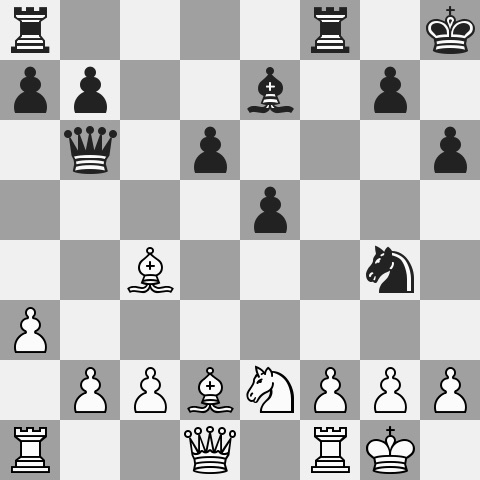
%> input picture HW2/input/Part_3/p3_board_1.jpg, 480 x 480 px
$ octave Part3_b.m   (GNU Octave 9; MATLAB toolbox functions it lacks are replaced by stand-ins)
%> lines starting %> are read from the running program, lines starting %| are printed output that depends on the picture; in (x1, y1, x2, y2) boxes, pixels count from 0 and x2, y2 are one past the last pixel; in counts of white or black regions, pixels touching at a corner belong together; the program's own positions count from 1
img2=imread('p3_board_1.jpg');
%> img2 is the input picture: size 480x480 uint8; min 0, max 255, mean 189.9
img1=imread('p3_board_3.jpg');
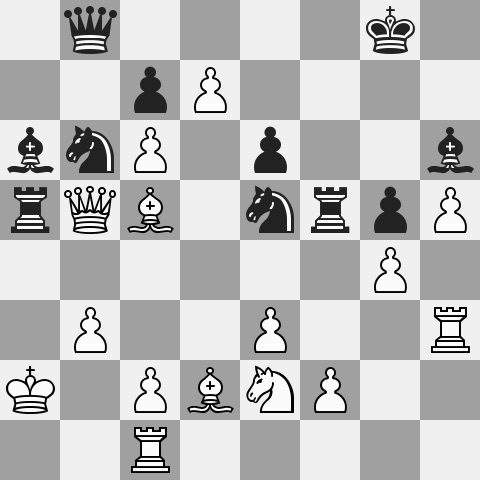
%> input picture HW2/input/Part_3/p3_board_3.jpg, 480 x 480 px
%> img1 is the input picture: size 480x480 uint8; min 0, max 255, mean 188.9
img=im2bw(img2);
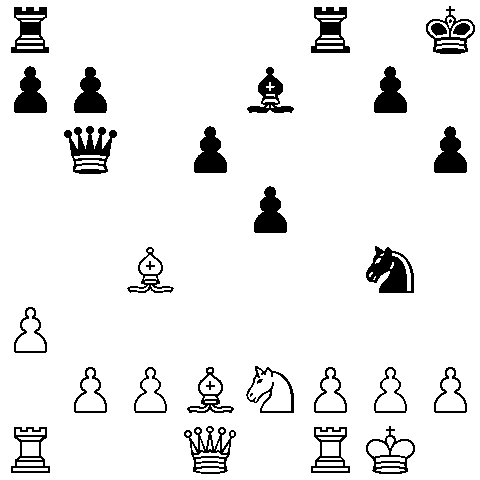
%> img: size 480x480 logical; 92.1% white; 32 black regions (3 under 20 px), largest, box (x1, y1, x2, y2) and area: (366, 246, 414, 293) 1343, (64, 126, 117, 174) 1176, (14, 66, 47, 113) 994
rook1=img(1:60,1:60);
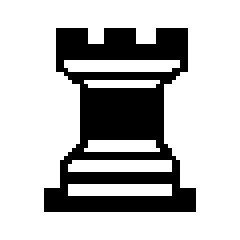
%> rook1: size 60x60 logical (shown 4 times larger); 74% white; 1 black region, box (x1, y1, x2, y2) and area: (11, 7, 49, 53) 935
rook2=img(1:60,301:360);
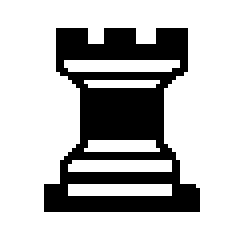
%> rook2: size 60x60 logical (shown 4 times larger); 73.5% white; 1 black region, box (x1, y1, x2, y2) and area: (11, 7, 50, 53) 954
rook3=img(421:480,1:60);
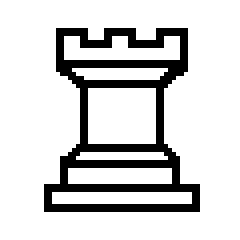
%> rook3: size 60x60 logical (shown 4 times larger); 82.9% white; black in thin lines or dots, all inside (x1, y1, x2, y2) = (11, 7, 50, 53)
rook4=img(421:480,301:360);
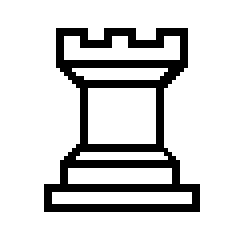
%> rook4: size 60x60 logical (shown 4 times larger); 83.2% white; black in thin lines or dots, all inside (x1, y1, x2, y2) = (11, 7, 50, 53)
pawn1= img(121:180,1:60);
%> pawn1: size 60x60 logical; every value is 1


bishop1=img(61:120,181:240);
bishop2=img(1:60,301:360);
bishop3=img(421:480,1:60);
bishop4=img(421:480,301:360);


queen1=img(61:120,241:300);
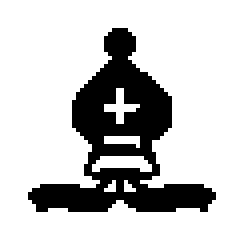
%> queen1: size 60x60 logical (shown 4 times larger); 77.8% white; 1 black region, box (x1, y1, x2, y2) and area: (7, 7, 54, 53) 798
queen2=img(1:60,301:360);


% [10 lines of commented-out code are left out]
